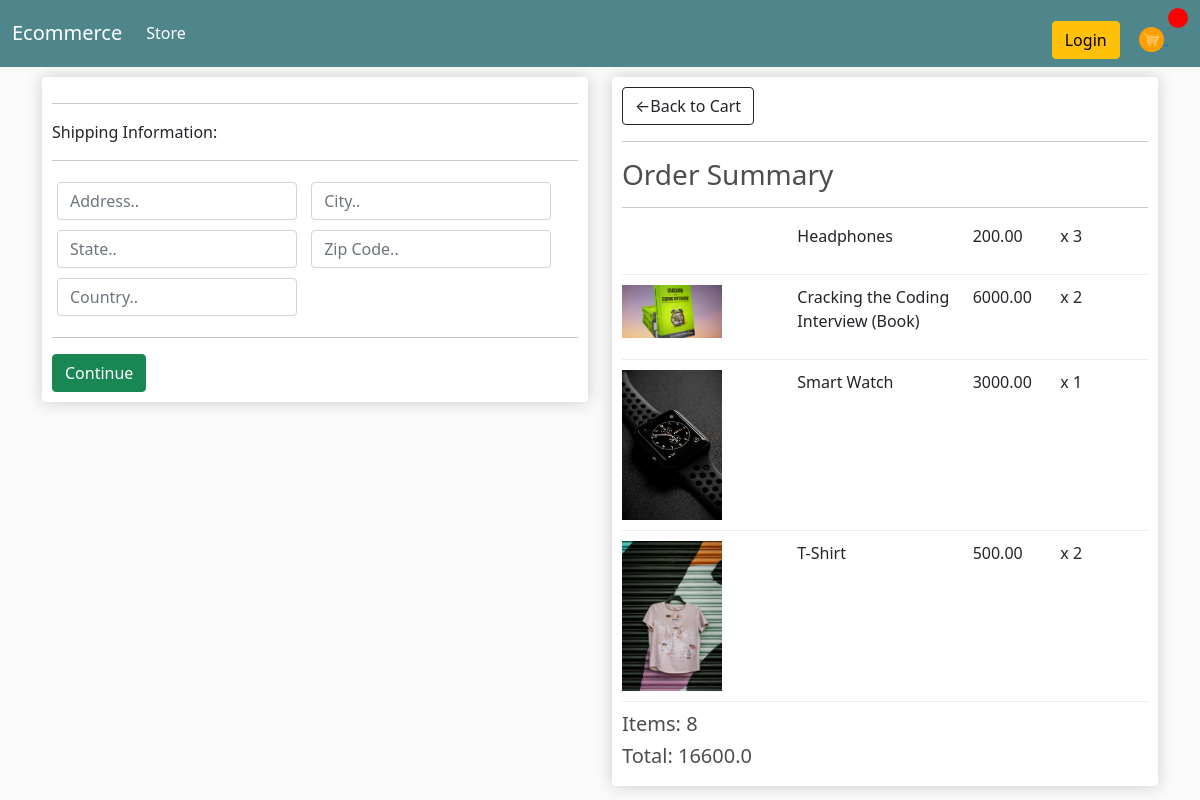
The page /checkout/ (signed in) on the database as committed earlier.
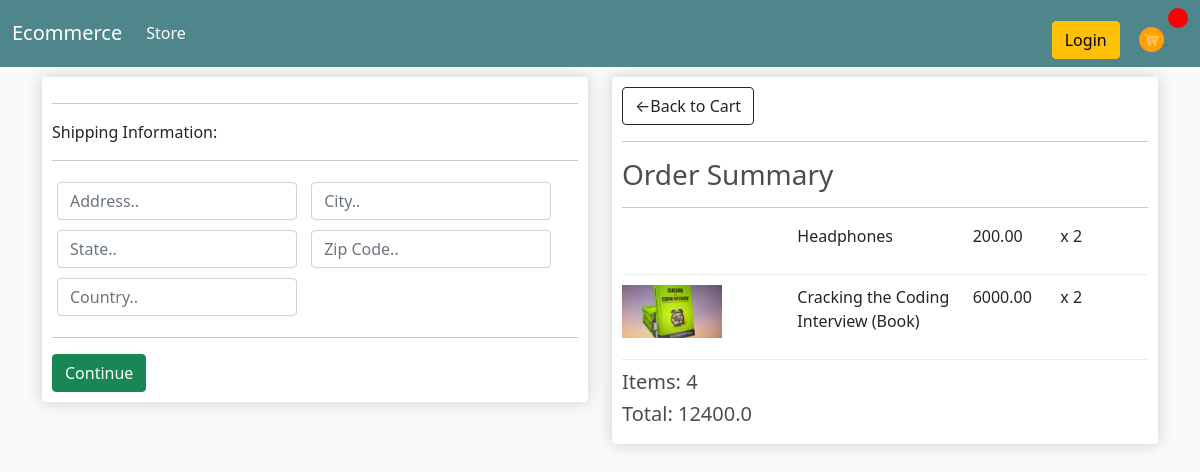
The same page on the database as committed later.
### store/models.py (models this page shows, shortened)
class OrderItem(models.Model):
    product = models.ForeignKey(Product,on_delete=models.SET_NULL, null=True)
    order = models.ForeignKey(Order,on_delete=models.SET_NULL,null=True)
    quantity = models.IntegerField(default=0, null=True,blank=True)
    date_added = models.DateTimeField(auto_now_add=True)
    @property
    def get_total(self):
        total = self.product.price * self.quantity
        return total

class Product(models.Model):
    name = models.CharField(max_length=200, null=True)
    price = models.FloatField()
    digital = models.BooleanField(default=False,null=True,blank=False)
    image = models.ImageField(null=True,blank=True)
    @property
    def imageURL(self):
        try:
            url = self.image.url
        except:
            url = ''
        return url

class Order(models.Model):
    customer = models.ForeignKey(Customer,on_delete=models.SET_NULL, null=True,blank=True)
    date_ordered = models.DateTimeField(auto_now_add=True)
    complete = models.BooleanField(default=False,null=True, blank=False)
    transaction_id = models.CharField(max_length=100, null = True)
    @property
    def shipping(self):
        shipping = False
        orderitems = self.orderitem_set.all()
        for item in orderitems:
            if item.product.digital == False:
                shipping = True
        return shipping
    @property
    def get_cart_total(self):
        orderitems = self.orderitem_set.all()
        total = sum([item.get_total for item in orderitems])
        return total
    @property
    def get_cart_items(self):
        orderitems = self.orderitem_set.all()
        total = sum([item.quantity for item in orderitems])
        return total

### store/views.py (the view)
# urls.py: path('checkout/',views.checkout,name='checkout'),
def checkout(request):
    if request.user.is_authenticated:
        customer = request.user.customer
        order = Order.objects.get(customer=customer,complete=False)
        items = order.orderitem_set.all()
    else:
        items = []
        order = {'get_cart_total': 0, 'get_cart_items': 0,'shippping':False}
    context ={'items':items,'order':order}
    return render(request,'store/checkout.html',context)

### store/templates/store/checkout.html (shortened to what this page needs)
{%extends 'store/main.html'%} {%load static%} {%block content%}
<div class="row">
  <div class="col-lg-6" id="form-wrapper">
    <div class="box-element">
      <form id="form">
        <div id="shipping-info">
          <hr />
          <p>Shipping Information:</p>
          <hr />
          <div class="form-field">
            <input
              class="form-control"
              type="text"
              name="address"
              placeholder="Address.."
            />
          </div>
          <div class="form-field">
            <input
              type="text"
              class="form-control"
              name="city"
              placeholder="City.."
            />
          </div>
          <div class="form-field">
            <input
              type="text"
              class="form-control"
              name="state"
              placeholder="State.."
            />
          </div>
          <div class="form-field">
            <input
              type="text"
              class="form-control"
              name="zipcode"
              placeholder="Zip Code.."
            />
          </div>
          <div class="form-field">
            <input
              type="text"
              class="form-control"
              name="country"
              placeholder="Country.."
            />
          </div>
        </div>
        <hr />
        <input
          id="form-button"
          class="btn btn-success btn-block"
          type="submit"
          value="Continue"
        />
      </form>
    </div>
    <br />
  </div>
  <div class="col-lg-6">
    <div class="box-element">
      <a class="btn btn-outline-dark" href="{%url 'cart'%}"
        >&#x2190;Back to Cart</a
      >
      <hr />
      <h3>Order Summary</h3>
      <hr />
      {%for item in items%}
      <div class="cart-row">
        <div style="flex: 2">
          <img class="row-image" src="{{item.product.imageURL}}" alt="" />
        </div>
        <div style="flex: 2"><p>{{item.product.name}}</p></div>
        <div style="flex: 1"><p>{{item.product.price|floatformat:2}}</p></div>
        <div style="flex: 1"><p>x {{item.quantity}}</p></div>
      </div>
      {%endfor%}
      <h5>Items: {{order.get_cart_items}}</h5>
      <h5>Total: {{order.get_cart_total}}</h5>
    </div>
  </div>
</div>
{%endblock%}

Rows that differ between the two databases and show on the page:
removed OrderItem: product.imageURL (picture), product.name "Smart Watch", product.price "3000.00", quantity "1"
removed OrderItem: product.imageURL (picture), product.name "T-Shirt", product.price "500.00", quantity "2"
changed OrderItem "Headphones": quantity "3" → "2"
changed through a linked row, Order: get_cart_items "8" → "4"; get_cart_total "16600.0" → "12400.0"
